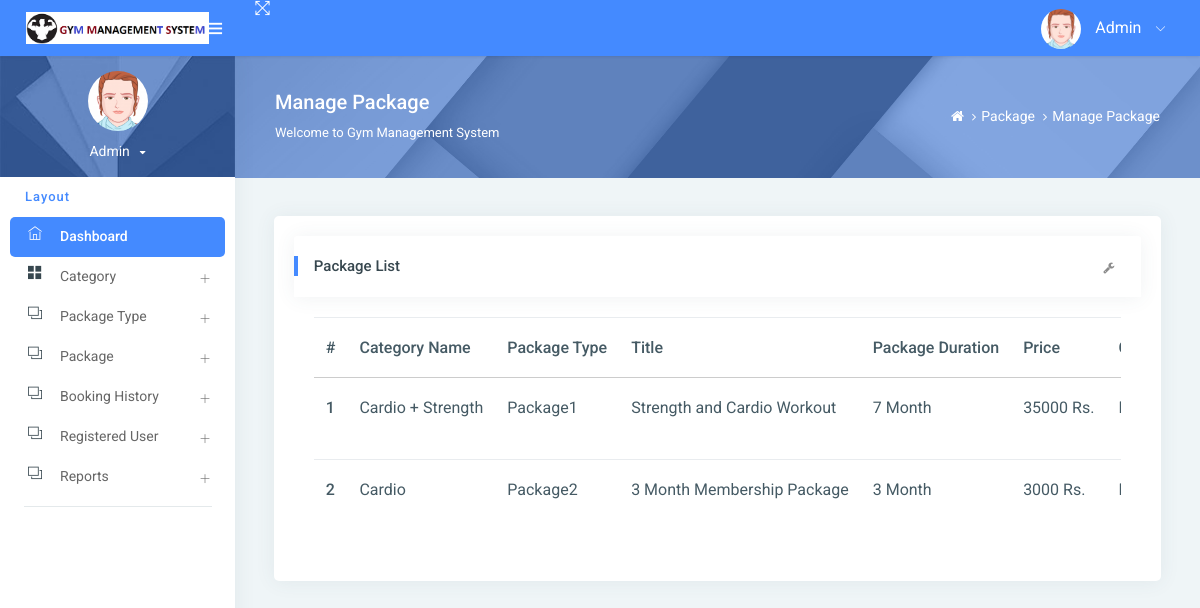
/managePackage/, run on an earlier commit of the app's database.
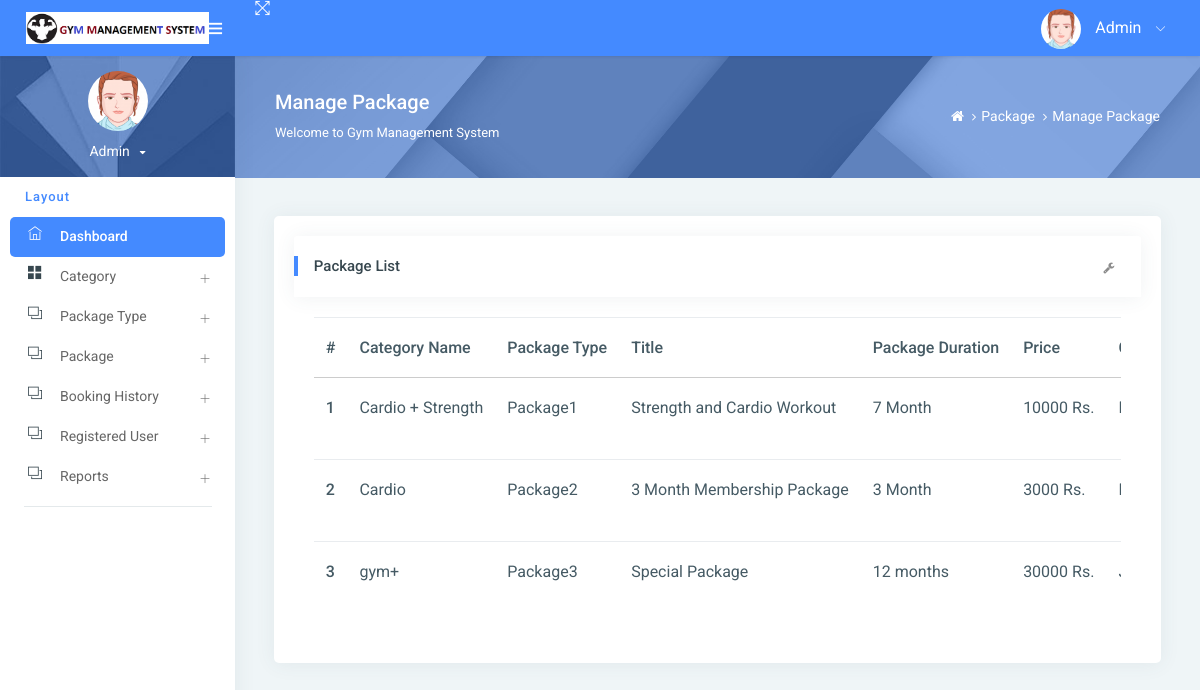
And on a later commit of the database.
### gym/models.py (models this page shows, shortened)
class Package(models.Model):
    category = models.ForeignKey(Category, on_delete=models.CASCADE, null=True)
    packagename = models.ForeignKey(
        Packagetype, on_delete=models.CASCADE, null=True)
    titlename = models.CharField(max_length=200, null=True)
    packageduration = models.CharField(max_length=50, null=True)
    price = models.CharField(max_length=200, null=True)
    description = models.CharField(max_length=200, null=True)
    creationdate = models.DateTimeField(auto_now_add=True)

class Category(models.Model):
    categoryname = models.CharField(max_length=200, null=True)
    status = models.CharField(max_length=300, null=True)
    creationdate = models.DateTimeField(auto_now_add=True)

class Packagetype(models.Model):
    category = models.ForeignKey(Category, on_delete=models.CASCADE, null=True)
    packagename = models.CharField(max_length=200, null=True)
    creationdate = models.DateTimeField(auto_now_add=True)
    def __str__(self):
        return self.packagename

### gym/views.py (the view)
# urls.py: path('managePackage/', managePackage, name='managePackage'),
def managePackage(request):
    package = Package.objects.all()
    return render(request, 'admin/managePackage.html', locals())

### gym/templates/admin/managePackage.html (shortened to what this page needs)
{% extends 'admin_base.html' %}
{% load static %}
{% block main %}
<div class="page-header">
    <div class="page-block">
        <div class="row align-items-center">
            <div class="col-md-8">
                <div class="page-header-title">
                    <h5 class="m-b-10">Manage Package</h5>
                    <p class="m-b-0">Welcome to Gym Management System</p>
                </div>
            </div>
            <div class="col-md-4">
                <ul class="breadcrumb-title">
                    <li class="breadcrumb-item">
                        <a href="{% url 'admin_home' %}"> <i class="fa fa-home"></i> </a>
                    </li>
                    <li class="breadcrumb-item"><a href="">Package</a>
                    </li>
                    <li class="breadcrumb-item"><a href="">Manage Package</a>
                    </li>
                </ul>
            </div>
        </div>
    </div>
</div>
<div class="pcoded-inner-content">
    <div class="main-body">
        <div class="page-wrapper">
            <div class="page-body">
                <div class="row">
                    <div class="col-md-12">
                        <div class="card">
                            <div class="card-block">
                                <div class="card-header">
                                    <h5>Package List</h5>
                                    <div class="card-header-right">
                                        <ul class="list-unstyled card-option">
                                            <li><i class="fa fa fa-wrench open-card-option"></i></li>
                                        </ul>
                                    </div>
                                </div>
                                <div class="card-block table-border-style">
                                    <div class="table-responsive">
                                        <table class="table">
                                            <thead>
                                            <tr>
                                                <th>#</th>
                                                <th>Category Name</th>
                                                <th>Package Type</th>
                                                <th>Title</th>
                                                <th>Package Duration</th>
                                                <th>Price</th>
                                                <th>Creation Date</th>
                                            </tr>
                                            </thead>
                                            <tbody>
                                            {% for i in package %}
                                            <tr>
                                                <th scope="row">{{forloop.counter}}</th>
                                                <td>{{i.category.categoryname}}</td>
                                                <td>{{i.packagename}}</td>
                                                 <td>{{i.titlename}}</td>
                                                <td>{{i.packageduration}}</td>
                                                <td>{{i.price}} Rs.</td>
                                                <td>{{i.creationdate}}</td>
                                            </tr>
                                            {% endfor %}
                                            </tbody>
                                        </table>
                                    </div>
                                </div>
                            </div>
                        </div>
                    </div>
                </div>
            </div>
        </div>
    </div>
</div>
{% endblock %}

### gym/templates/admin_base.html (shortened to what this page needs)
{% load static %}
<html lang="en">
<head>
    <link rel="stylesheet" href="{% static 'assets1/pages/waves/css/waves.min.css' %}" type="text/css" media="all">
    <link rel="stylesheet" type="text/css" href="{% static 'assets1/css/bootstrap/css/bootstrap.min.css' %}">
    <link rel="stylesheet" href="{% static 'assets1/pages/waves/css/waves.min.css' %}" type="text/css" media="all">
    <link rel="stylesheet" type="text/css" href="{% static 'assets1/icon/themify-icons/themify-icons.css' %}">
    <link rel="stylesheet" type="text/css" href="{% static 'assets1/icon/font-awesome/css/font-awesome.min.css' %}">
    <link rel="stylesheet" type="text/css" href="{% static 'assets1/css/jquery.mCustomScrollbar.css' %}">
    <link rel="stylesheet" href="https://www.amcharts.com/lib/3/plugins/export/export.css" type="text/css" media="all"/>
    <link rel="stylesheet" type="text/css" href="{% static 'assets1/css/style.css' %}">
</head>
<body>
<div id="pcoded" class="pcoded">
    <div class="pcoded-container navbar-wrapper">
        <nav class="navbar header-navbar pcoded-header">
            <div class="navbar-wrapper">
                <div class="navbar-logo">
                    <a class="mobile-menu waves-effect waves-light" id="mobile-collapse" href="#!">
                        <i class="ti-menu"></i>
                    </a>
                    <a href="{% url 'admin_home' %}">
                        <img class="img-fluid" src="{% static 'assets1/images/logo.png' %}" alt="Theme-Logo"
                             style="width:85%">
                    </a>
                </div>
                <div class="navbar-container container-fluid">
                    <ul class="nav-left">
                        <li>
                            <a href="#!" onclick="javascript:toggleFullScreen()" class="waves-effect waves-light">
                                <i class="ti-fullscreen"></i>
                            </a>
                        </li>
                    </ul>
                    <ul class="nav-right">
                        <li class="user-profile header-notification">
                            <a href="#!" class="waves-effect waves-light">
                                <img src="{% static 'assets1/images/avatar-1.png' %}" class="img-radius"
                                     alt="">
                                <span>Admin</span>
                                <i class="ti-angle-down"></i>
                            </a>
                        </li>
                    </ul>
                </div>
            </div>
        </nav>
        <div class="pcoded-main-container">
            <div class="pcoded-wrapper">
                <nav class="pcoded-navbar">
                    <div class="pcoded-inner-navbar main-menu">
                        <div class="">
                            <div class="main-menu-header">
                                <img class="img-80 img-radius" src="{% static 'assets1/images/avatar-1.png' %}"
                                     alt="">
                                <div class="user-details">
                                    <span id="more-details">Admin<i class="fa fa-caret-down"></i></span>
                                </div>
                            </div>
                        </div>
                        <div class="pcoded-navigation-label" data-i18n="nav.category.navigation">Layout</div>
                        <ul class="pcoded-item pcoded-left-item">
                            <li class="active">
                                <a href="{% url 'admin_home' %}" class="waves-effect waves-dark">
                                    <span class="pcoded-micon"><i class="ti-home"></i><b>D</b></span>
                                    <span class="pcoded-mtext" data-i18n="nav.dash.main">Dashboard</span>
                                </a>
                            </li>
                            <li class="pcoded-hasmenu">
                                <a href="javascript:void(0)" class="waves-effect waves-dark">
                                    <span class="pcoded-micon"><i class="ti-layout-grid2-alt"></i></span>
                                    <span class="pcoded-mtext" data-i18n="nav.basic-components.main">Category</span>
                                </a>
                            </li>
                            <li class="pcoded-hasmenu">
                                <a href="javascript:void(0)" class="waves-effect waves-dark">
                                    <span class="pcoded-micon"><i class="ti-layers"></i></span>
                                    <span class="pcoded-mtext"
                                          data-i18n="nav.basic-components.main">Package Type </span>
                                </a>
                            </li>
                            <li class="pcoded-hasmenu">
                                <a href="javascript:void(0)" class="waves-effect waves-dark">
                                    <span class="pcoded-micon"><i class="ti-layers"></i></span>
                                    <span class="pcoded-mtext"
                                          data-i18n="nav.basic-components.main"> Package</span>
                                </a>
                            </li>
                            <li class="pcoded-hasmenu">
                                <a href="javascript:void(0)" class="waves-effect waves-dark">
                                    <span class="pcoded-micon"><i class="ti-layers"></i></span>
                                    <span class="pcoded-mtext"
                                          data-i18n="nav.basic-components.main">Booking History</span>
                                </a>
                            </li>
                               <li class="pcoded-hasmenu">
                                <a href="javascript:void(0)" class="waves-effect waves-dark">
                                    <span class="pcoded-micon"><i class="ti-layers"></i></span>
                                    <span class="pcoded-mtext"
                                          data-i18n="nav.basic-components.main"> Registered User</span>
                                </a>
                            </li>
                            <li class="pcoded-hasmenu">
                                <a href="javascript:void(0)" class="waves-effect waves-dark">
                                    <span class="pcoded-micon"><i class="ti-layers"></i></span>
                                    <span class="pcoded-mtext"
                                          data-i18n="nav.basic-components.main">Reports</span>
                                </a>
                            </li>
                        </ul>
                    </div>
                </nav>
                <div class="pcoded-content">
                    {% block main %}
                    {% endblock %}
                </div>
            </div>
        </div>
    </div>
</div>
</body>
</html>

What changed in the data, as far as the page shows it:
changed Package "Strength and Cardio Workout": price "35000" → "10000"
added Package: category.categoryname "gym+", packagename "Package3", titlename "Special Package", packageduration "12 months", price "30000"
